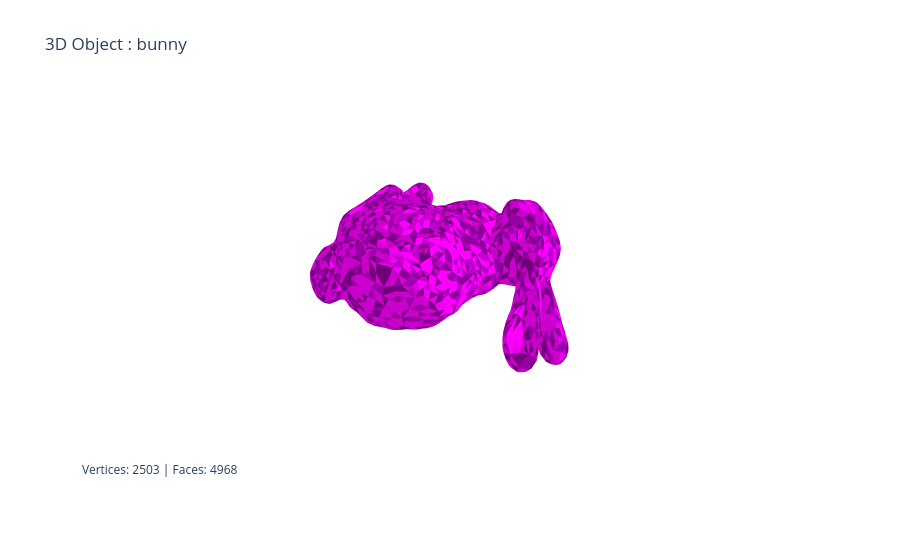
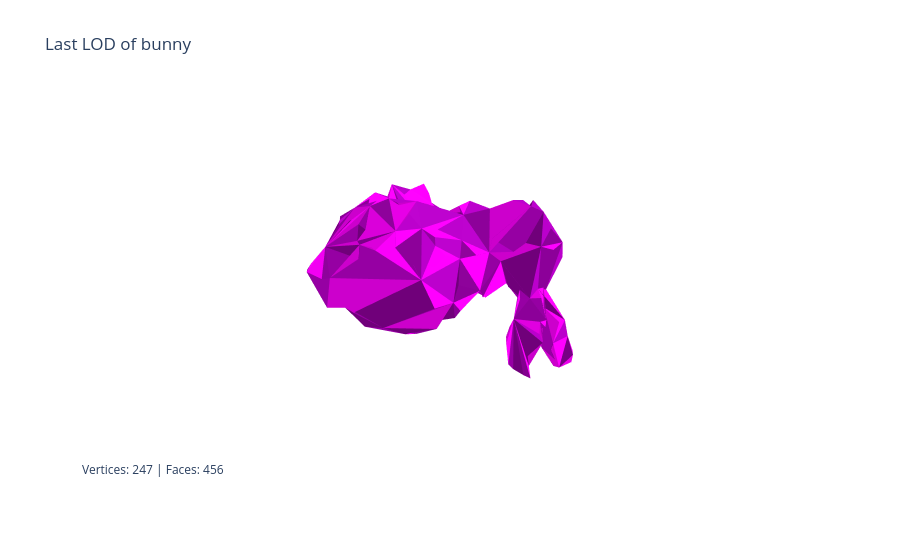
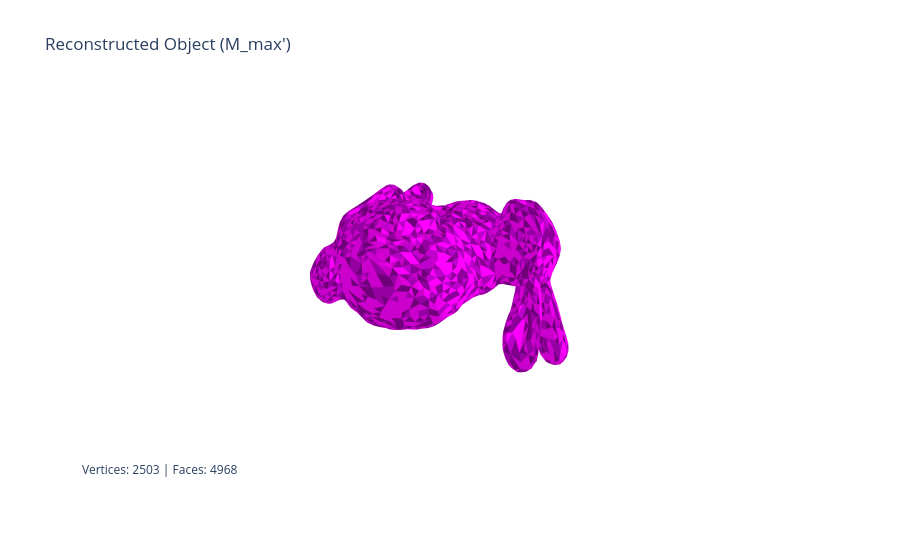

Here is the notebook cell these charts were saved with, in order:
### Markdown cell above
## Loading model

### Code cell
from MeshObjects import * 
from obja.obja import Output 
import os 

# Parramètres 
obj_name = "bunny" 
color = "#EA00FF"
compression_ratio = 0.4
nombre_steps = 20

# Paths
model_path = f"models/{obj_name}.obj"
export_dir = f"./export/{obj_name}"
os.makedirs(export_dir, exist_ok=True)
obja_path = f"{export_dir}/{obj_name}_{nombre_steps}.obja"

# Retirer tout les .obj dans export_dir
for file in os.listdir(export_dir):
    if file.endswith(".obj"):
        os.remove(os.path.join(export_dir, file))

# Model Ref = M_max = M_n 
with open(model_path, 'r') as f: 
    objref = Object3D(f, obj_name) 
objref.Show(color) 
LODs = AObject3D(objref, obj_name) # M_max 

# Model compression to M_0 
LODs.compress(compression_ratio, nombre_steps)
LODs.show_last_lod(color) 

# Model decompression to M_max'
output = Output(open(obja_path, "w"))
M_max_prime = LODs.decompress(out = output) 
M_max_prime.Show(color, "Reconstructed Object (M_max')")

### Figure 1 — Plotly figure (JSON) as saved in the notebook; plotly's stock layout.template omitted (floating-point values rounded to 4 significant figures; data arrays with more than 128 entries replaced by an {"elided": "..."} marker saying what was removed)
{"data": [{"facecolor": {"elided": "4968 str values"}, "flatshading": true, "i": {"elided": "4968 int values"}, "j": {"elided": "4968 int values"}, "k": {"elided": "4968 int values"}, "opacity": 1, "type": "mesh3d", "x": {"elided": "2503 float values"}, "y": {"elided": "2503 float values"}, "z": {"elided": "2503 float values"}}], "layout": {"annotations": [{"showarrow": false, "text": "Vertices: 2503 | Faces: 4968", "x": 0, "xref": "paper", "y": 0, "yref": "paper"}], "scene": {"xaxis": {"visible": false}, "yaxis": {"visible": false}, "zaxis": {"visible": false}}, "title": {"text": "3D Object : bunny"}}}

### Figure 2 — Plotly figure (JSON) as saved in the notebook; plotly's stock layout.template omitted (floating-point values rounded to 4 significant figures; data arrays with more than 128 entries replaced by an {"elided": "..."} marker saying what was removed)
{"data": [{"facecolor": {"elided": "456 str values"}, "flatshading": true, "i": {"elided": "456 int values"}, "j": {"elided": "456 int values"}, "k": {"elided": "456 int values"}, "opacity": 1, "type": "mesh3d", "x": {"elided": "247 float values"}, "y": {"elided": "247 float values"}, "z": {"elided": "247 float values"}}], "layout": {"annotations": [{"showarrow": false, "text": "Vertices: 247 | Faces: 456", "x": 0, "xref": "paper", "y": 0, "yref": "paper"}], "scene": {"xaxis": {"visible": false}, "yaxis": {"visible": false}, "zaxis": {"visible": false}}, "title": {"text": "Last LOD of bunny"}}}

### Figure 3 — Plotly figure (JSON) as saved in the notebook; plotly's stock layout.template omitted (floating-point values rounded to 4 significant figures; data arrays with more than 128 entries replaced by an {"elided": "..."} marker saying what was removed)
{"data": [{"facecolor": {"elided": "4968 str values"}, "flatshading": true, "i": {"elided": "4968 int values"}, "j": {"elided": "4968 int values"}, "k": {"elided": "4968 int values"}, "opacity": 1, "type": "mesh3d", "x": {"elided": "2503 float values"}, "y": {"elided": "2503 float values"}, "z": {"elided": "2503 float values"}}], "layout": {"annotations": [{"showarrow": false, "text": "Vertices: 2503 | Faces: 4968", "x": 0, "xref": "paper", "y": 0, "yref": "paper"}], "scene": {"xaxis": {"visible": false}, "yaxis": {"visible": false}, "zaxis": {"visible": false}}, "title": {"text": "Reconstructed Object (M_max')"}}}
